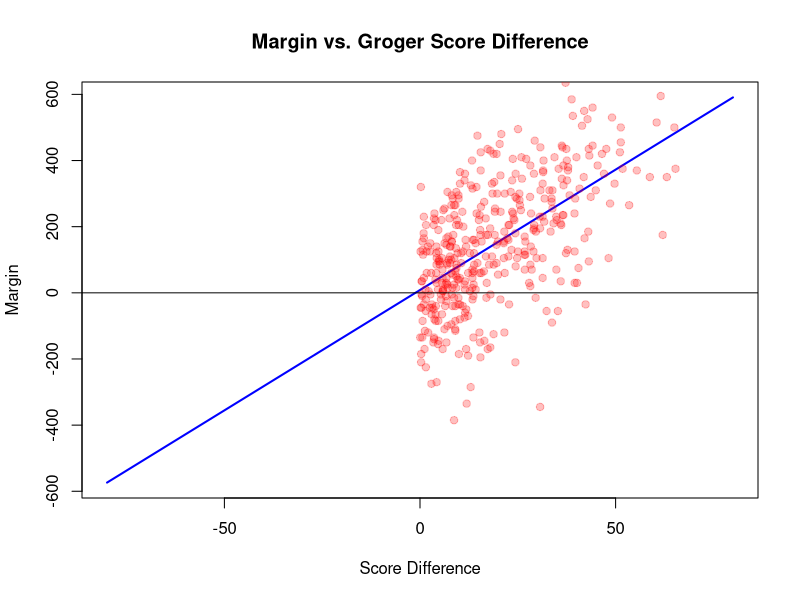

Here is the R script that generated this plot:
margindata <- read.csv('margin2.csv')
lin <- lm(margin ~ diff, data = margindata)
x <- seq(-80,80,1)
plot(x,lin[['coefficients']][['(Intercept)']]+x*lin[['coefficients']][['diff']],
     main='Margin vs. Groger Score Difference',
     xlab='Score Difference',
     ylab='Margin',
     type='l',
     col='blue',
     lwd=2)
points(margindata[['diff']],margindata[['margin']],
       pch=19,
       cex=1,
       col=rgb(red = 1, green = 0, blue = 0, alpha = 100/dim(margindata)[1]))
abline(a=0, b=0)
summary(lin)